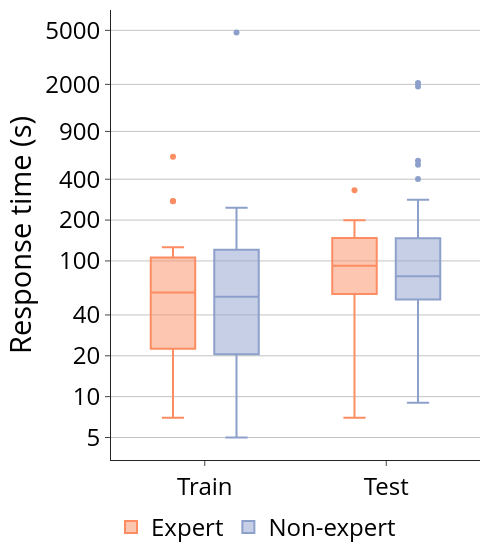

Notebook code cell kept with this figure:
### Code cell
fig = go.Figure()
fig.add_trace(go.Box(
    y=df_expert["Time"],
    x=df_expert["Question"],
    name='Expert',
    marker_color='#FC8D62',
    # boxmean=True
))
fig.add_trace(go.Box(
    y=df_novice["Time"],
    x=df_novice["Question"],
    name='Non-expert',
    marker_color='#8DA0CB',
    # boxmean=True
))

fig.update_xaxes(showgrid=False,zeroline=True,)
fig.update_yaxes(type="log",
                 zeroline=True, zerolinewidth=1, zerolinecolor='#C3C3C3',
                 showgrid=True, gridcolor='#C3C3C3',
                 )
fig.update_layout(
    template='simple_white',
    #plot_bgcolor='rgba(0, 0, 0, 0)',
    #paper_bgcolor='rgba(0, 0, 0, 0)',
    width=500,  # Adjust width in pixels
    yaxis = dict(
        title='Response time (s)',
        tickvals = [0, 5, 10, 20, 40, 100, 200, 400, 900, 2000, 5000],
    ),
    font=dict(
        # family="Courier New, monospace",
        size=24,
        color="black"
        ),
    boxmode='group',
    legend=dict(
        orientation="h",
        yanchor="bottom",
        y=-0.2,
        xanchor="left",
        #x=1
    ),
    margin=dict(l=20, r=20, t=10, b=10),
)

fig.update_layout()

fig.write_image(os.path.join(path_study_data_results,
                             'time_box.pdf'))
fig.show(config= {'displaylogo': False})

### Figure 1 — Plotly figure (JSON) as saved in the notebook; plotly's stock layout.template omitted (floating-point values rounded to 4 significant figures)
{"data": [{"marker": {"color": "#FC8D62"}, "name": "Expert", "type": "box", "x": ["Train", "Train", "Train", "Train", "Train", "Train", "Train", "Train", "Train", "Train", "Train", "Train", "Train", "Train", "Train", "Train", "Train", "Train", "Train", "Train", "Test", "Test", "Test", "Test", "Test", "Test", "Test", "Test", "Test", "Test", "Test", "Test", "Test", "Test", "Test", "Test", "Test", "Test", "Test", "Test"], "y": [15.0, 24.0, 15.0, 36.0, 21.0, 116.0, 63.0, 63.0, 275.0, 276.0, 34.0, 68.0, 54.0, 7.0, 9.0, 96.0, 126.0, 93.0, 585.0, 44.0, 31.0, 332.0, 171.0, 7.0, 12.0, 93.0, 68.0, 125.0, 70.0, 19.0, 72.0, 46.0, 104.0, 84.0, 105.0, 170.0, 170.0, 114.0, 91.0, 199.0]}, {"marker": {"color": "#8DA0CB"}, "name": "Non-expert", "type": "box", "x": ["Train", "Train", "Train", "Train", "Train", "Train", "Train", "Train", "Train", "Train", "Train", "Train", "Train", "Train", "Train", "Train", "Train", "Train", "Train", "Train", "Train", "Train", "Train", "Train", "Train", "Train", "Train", "Train", "Train", "Train", "Train", "Train", "Train", "Train", "Train", "Train", "Train", "Train", "Train", "Train", "Train", "Train", "Train", "Train", "Train", "Train", "Train", "Train", "Train", "Train", "Train", "Train", "Train", "Train", "Train", "Train", "Train", "Train", "Train", "Train", "Train", "Train", "Train", "Train", "Test", "Test", "Test", "Test", "Test", "Test", "Test", "Test", "Test", "Test", "Test", "Test", "Test", "Test", "Test", "Test", "Test", "Test", "Test", "Test", "Test", "Test", "Test", "Test", "Test", "Test", "Test", "Test", "Test", "Test", "Test", "Test", "Test", "Test", "Test", "Test", "Test", "Test", "Test", "Test", "Test", "Test", "Test", "Test", "Test", "Test", "Test", "Test", "Test", "Test", "Test", "Test", "Test", "Test", "Test", "Test", "Test", "Test", "Test", "Test", "Test", "Test", "Test", "Test"], "y": [14.0, 35.0, 8.0, 66.0, 12.0, 25.0, 16.0, 12.0, 19.0, 17.0, 15.0, 53.0, 12.0, 56.0, 29.0, 14.0, 121.0, 81.0, 157.0, 48.0, 44.0, 56.0, 142.0, 52.0, 140.0, 114.0, 46.0, 149.0, 247.0, 218.0, 224.0, 114.0, 11.0, 19.0, 35.0, 18.0, 34.0, 22.0, 34.0, 85.0, 14.0, 18.0, 237.0, 5.0, 47.0, 123.0, 46.0, 27.0, 128.0, 50.0, 118.0, 134.0, 78.0, 59.0, 90.0, 121.0, 60.0, 4821.0, 92.0, 129.0, 57.0, 142.0, 110.0, 127.0, 52.0, 34.0, 132.0, 128.0, 244.0, 512.0, 55.0, 147.0, 34.0, 56.0, 116.0, 9.0, 117.0, 154.0, 2045.0, 77.0, 52.0, 51.0, 131.0, 117.0, 104.0, 62.0, 23.0, 30.0, 38.0, 50.0, 61.0, 9.0, 44.0, 61.0, 28.0, 17.0, 77.0, 241.0, 70.0, 149.0, 88.0, 41.0, 62.0, 48.0, 81.0, 47.0, 78.0, 97.0, 76.0, 94.0, 147.0, 69.0, 402.0, 57.0, 62.0, 1930.0, 155.0, 69.0, 77.0, 225.0, 52.0, 129.0, 186.0, 282.0, 172.0, 547.0, 158.0, 76.0]}], "layout": {"boxmode": "group", "font": {"color": "black", "size": 24}, "legend": {"orientation": "h", "xanchor": "left", "y": -0.2, "yanchor": "bottom"}, "margin": {"b": 10, "l": 20, "r": 20, "t": 10}, "width": 500, "xaxis": {"showgrid": false, "zeroline": true}, "yaxis": {"gridcolor": "#C3C3C3", "showgrid": true, "tickvals": [0, 5, 10, 20, 40, 100, 200, 400, 900, 2000, 5000], "title": {"text": "Response time (s)"}, "type": "log", "zeroline": true, "zerolinecolor": "#C3C3C3", "zerolinewidth": 1}}}
